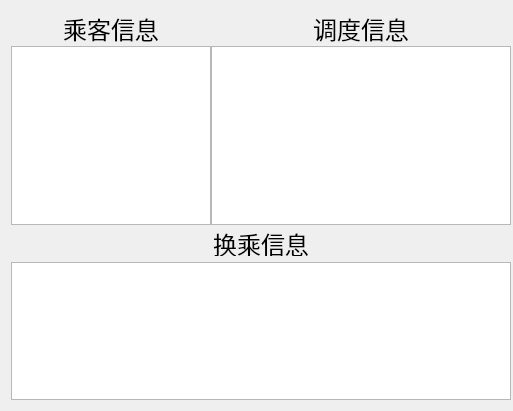
                        <widget class="QWidget" name="layoutWidget">
                            <property name="geometry">
                                <rect>
                                    <x>260</x>
                                    <y>132</y>
                                    <width>509</width>
                                    <height>411</height>
                                </rect>
                            </property>
                            <layout class="QVBoxLayout" name="verticalLayout_2">
                                <property name="spacing">
                                    <number>6</number>
                                </property>
                                <property name="rightMargin">
                                    <number>2</number>
                                </property>
                                <item>
                                    <layout class="QHBoxLayout" name="horizontalLayout_2">
                                        <property name="spacing">
                                            <number>0</number>
                                        </property>
                                        <item>
                                            <layout class="QVBoxLayout" name="verticalLayout">
                                                <item>
                                                    <widget class="QLabel" name="label_24">
                                                        <property name="minimumSize">
                                                            <size>
                                                                <width>200</width>
                                                                <height>0</height>
                                                            </size>
                                                        </property>
                                                        <property name="maximumSize">
                                                            <size>
                                                                <width>200</width>
                                                                <height>16777215</height>
                                                            </size>
                                                        </property>
                                                        <property name="font">
                                                            <font>
                                                                <pointsize>18</pointsize>
                                                            </font>
                                                        </property>
                                                        <property name="text">
                                                            <string>乘客信息</string>
                                                        </property>
                                                        <property name="alignment">
                                                            <set>Qt::AlignCenter</set>
                                                        </property>
                                                    </widget>
                                                </item>
                                                <item>
                                                    <widget class="QTextBrowser" name="pass_info_broswer">
                                                        <property name="minimumSize">
                                                            <size>
                                                                <width>200</width>
                                                                <height>0</height>
                                                            </size>
                                                        </property>
                                                        <property name="maximumSize">
                                                            <size>
                                                                <width>200</width>
                                                                <height>16777215</height>
                                                            </size>
                                                        </property>
                                                        <property name="font">
                                                            <font>
                                                                <pointsize>10</pointsize>
                                                            </font>
                                                        </property>
                                                        <property name="html">
                                                            <string>&lt;!DOCTYPE HTML PUBLIC &quot;-//W3C//DTD HTML
                                                                4.0//EN&quot; &quot;http://www.w3.org/TR/REC-html40/strict.dtd&quot;&gt;
                                                                &lt;html&gt;&lt;head&gt;&lt;meta name=&quot;qrichtext&quot;
                                                                content=&quot;1&quot; /&gt;&lt;style type=&quot;text/css&quot;&gt;
                                                                p, li { white-space: pre-wrap; }
                                                                &lt;/style&gt;&lt;/head&gt;&lt;body style=&quot;
                                                                font-family:'SimSun'; font-size:10pt; font-weight:400;
                                                                font-style:normal;&quot;&gt;
                                                                &lt;p style=&quot; margin-top:0px; margin-bottom:0px;
                                                                margin-left:0px; margin-right:0px; -qt-block-indent:0;
                                                                text-indent:0px;&quot;&gt; &lt;/p&gt;
                                                                &lt;p style=&quot;-qt-paragraph-type:empty;
                                                                margin-top:0px; margin-bottom:0px; margin-left:0px;
                                                                margin-right:0px; -qt-block-indent:0; text-indent:0px;&quot;&gt;&lt;br
                                                                /&gt;&lt;/p&gt;&lt;/body&gt;&lt;/html&gt;
                                                            </string>
                                                        </property>
                                                    </widget>
                                                </item>
                                            </layout>
                                        </item>
                                        <item>
                                            <layout class="QVBoxLayout" name="verticalLayout_22">
                                                <item>
                                                    <widget class="QLabel" name="label_25">
                                                        <property name="minimumSize">
                                                            <size>
                                                                <width>300</width>
                                                                <height>0</height>
                                                            </size>
                                                        </property>
                                                        <property name="maximumSize">
                                                            <size>
                                                                <width>350</width>
                                                                <height>16777215</height>
                                                            </size>
                                                        </property>
                                                        <property name="font">
                                                            <font>
                                                                <pointsize>18</pointsize>
                                                            </font>
                                                        </property>
                                                        <property name="text">
                                                            <string>调度信息</string>
                                                        </property>
                                                        <property name="alignment">
                                                            <set>Qt::AlignCenter</set>
                                                        </property>
                                                    </widget>
                                                </item>
                                                <item>
                                                    <widget class="QTextBrowser" name="sch_info_broswer">
                                                        <property name="minimumSize">
                                                            <size>
                                                                <width>300</width>
                                                                <height>0</height>
                                                            </size>
                                                        </property>
                                                        <property name="maximumSize">
                                                            <size>
                                                                <width>350</width>
                                                                <height>16777215</height>
                                                            </size>
                                                        </property>
                                                        <property name="font">
                                                            <font>
                                                                <pointsize>10</pointsize>
                                                            </font>
                                                        </property>
                                                        <property name="html">
                                                            <string>&lt;!DOCTYPE HTML PUBLIC &quot;-//W3C//DTD HTML
                                                                4.0//EN&quot; &quot;http://www.w3.org/TR/REC-html40/strict.dtd&quot;&gt;
                                                                &lt;html&gt;&lt;head&gt;&lt;meta name=&quot;qrichtext&quot;
                                                                content=&quot;1&quot; /&gt;&lt;style type=&quot;text/css&quot;&gt;
                                                                p, li { white-space: pre-wrap; }
                                                                &lt;/style&gt;&lt;/head&gt;&lt;body style=&quot;
                                                                font-family:'SimSun'; font-size:10pt; font-weight:400;
                                                                font-style:normal;&quot;&gt;
                                                                &lt;p style=&quot; margin-top:0px; margin-bottom:0px;
                                                                margin-left:0px; margin-right:0px; -qt-block-indent:0;
                                                                text-indent:0px;&quot;&gt; &lt;/p&gt;
                                                                &lt;p style=&quot;-qt-paragraph-type:empty;
                                                                margin-top:0px; margin-bottom:0px; margin-left:0px;
                                                                margin-right:0px; -qt-block-indent:0; text-indent:0px;&quot;&gt;&lt;br
                                                                /&gt;&lt;/p&gt;&lt;/body&gt;&lt;/html&gt;
                                                            </string>
                                                        </property>
                                                    </widget>
                                                </item>
                                            </layout>
                                        </item>
                                    </layout>
                                </item>
                                <item>
                                    <layout class="QVBoxLayout" name="verticalLayout_4">
                                        <item>
                                            <widget class="QLabel" name="label_23">
                                                <property name="minimumSize">
                                                    <size>
                                                        <width>500</width>
                                                        <height>0</height>
                                                    </size>
                                                </property>
                                                <property name="maximumSize">
                                                    <size>
                                                        <width>500</width>
                                                        <height>25</height>
                                                    </size>
                                                </property>
                                                <property name="font">
                                                    <font>
                                                        <pointsize>18</pointsize>
                                                    </font>
                                                </property>
                                                <property name="text">
                                                    <string>换乘信息</string>
                                                </property>
                                                <property name="alignment">
                                                    <set>Qt::AlignCenter</set>
                                                </property>
                                            </widget>
                                        </item>
                                        <item>
                                            <widget class="QTextBrowser" name="chg_info_broswer">
                                                <property name="minimumSize">
                                                    <size>
                                                        <width>500</width>
                                                        <height>0</height>
                                                    </size>
                                                </property>
                                                <property name="maximumSize">
                                                    <size>
                                                        <width>500</width>
                                                        <height>150</height>
                                                    </size>
                                                </property>
                                                <property name="font">
                                                    <font>
                                                        <pointsize>14</pointsize>
                                                    </font>
                                                </property>
                                                <property name="html">
                                                    <string>&lt;!DOCTYPE HTML PUBLIC &quot;-//W3C//DTD HTML 4.0//EN&quot;
                                                        &quot;http://www.w3.org/TR/REC-html40/strict.dtd&quot;&gt;
                                                        &lt;html&gt;&lt;head&gt;&lt;meta name=&quot;qrichtext&quot;
                                                        content=&quot;1&quot; /&gt;&lt;style type=&quot;text/css&quot;&gt;
                                                        p, li { white-space: pre-wrap; }
                                                        &lt;/style&gt;&lt;/head&gt;&lt;body style=&quot;
                                                        font-family:'SimSun'; font-size:14pt; font-weight:400;
                                                        font-style:normal;&quot;&gt;
                                                        &lt;p style=&quot; margin-top:0px; margin-bottom:0px;
                                                        margin-left:0px; margin-right:0px; -qt-block-indent:0;
                                                        text-indent:0px;&quot;&gt; &lt;/p&gt;
                                                        &lt;p style=&quot;-qt-paragraph-type:empty; margin-top:0px;
                                                        margin-bottom:0px; margin-left:0px; margin-right:0px;
                                                        -qt-block-indent:0; text-indent:0px; font-size:12pt;&quot;&gt;&lt;br
                                                        /&gt;&lt;/p&gt;&lt;/body&gt;&lt;/html&gt;
                                                    </string>
                                                </property>
                                            </widget>
                                        </item>
                                    </layout>
                                </item>
                            </layout>
                        </widget>
